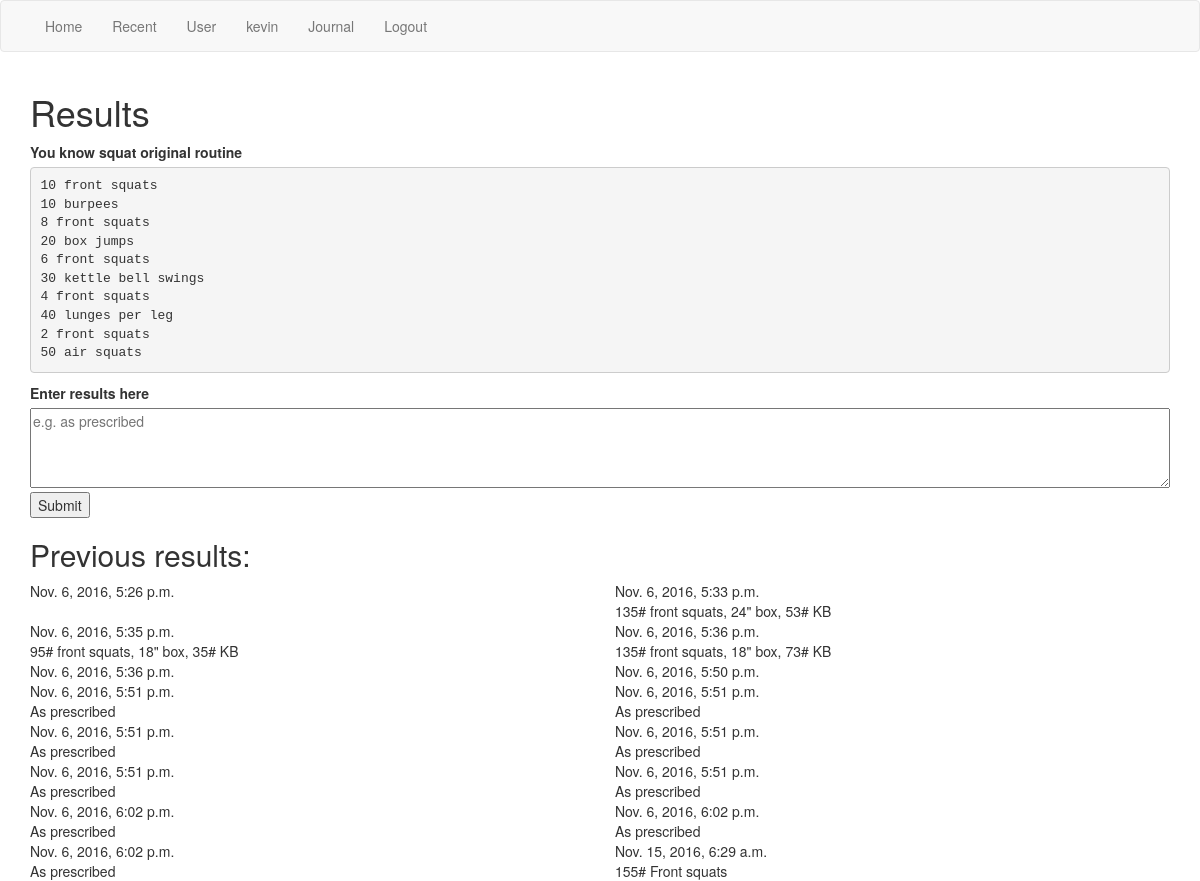
The app's page /workouts/25/results/ (signed in), older data.
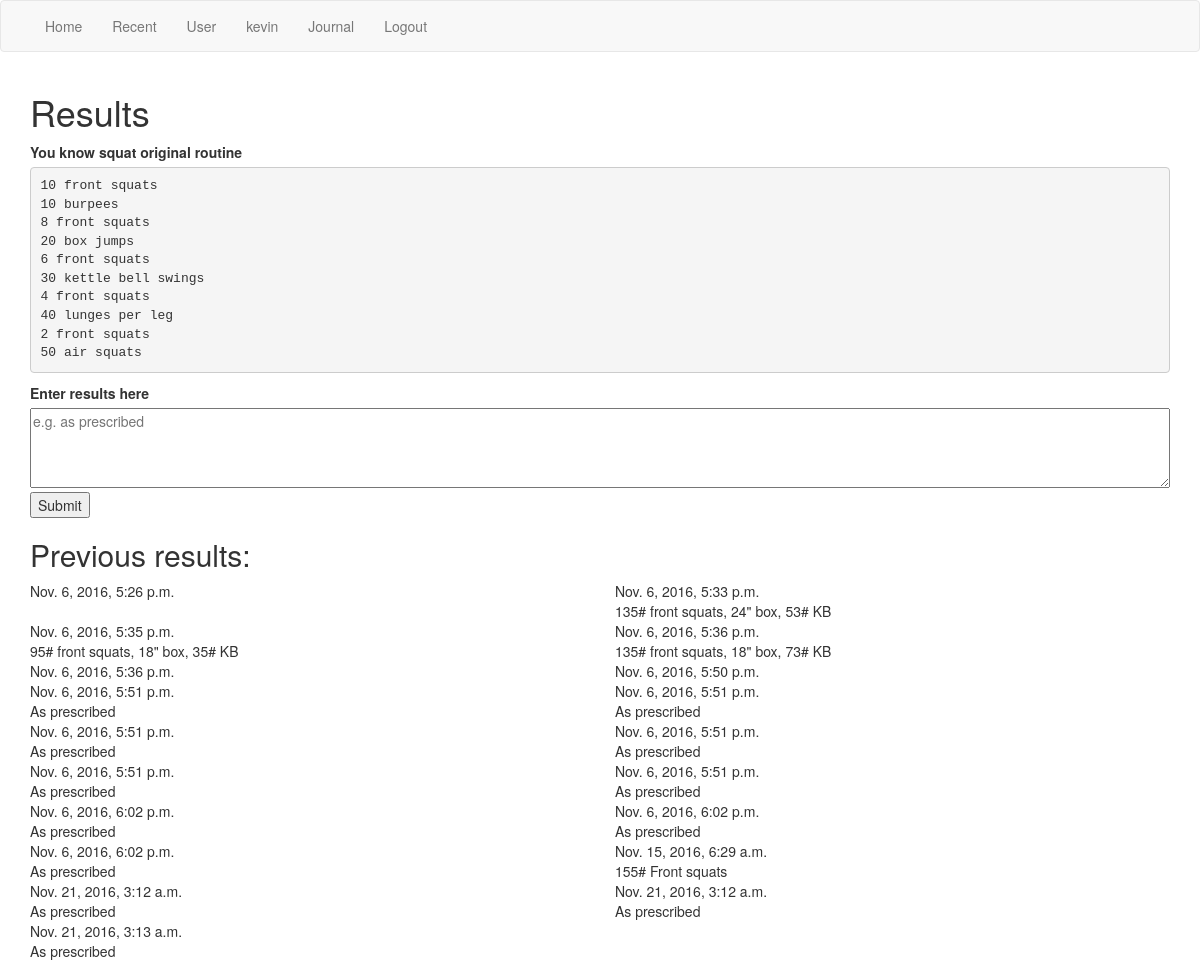
The same page, newer data.
### workouts/models.py (models this page shows, shortened)
class Results(models.Model):
  journal_entry = models.ForeignKey(Journal, on_delete=models.CASCADE)
  results_text = models.TextField(max_length=1000)
  completed_date = models.DateTimeField(default=timezone.now)

### workouts/views.py (the view)
# urls.py: url(r'^(?P<routine_id>[0-9]+)/results/$', views.results, name='results'),
@login_required()
def results(request, routine_id):
  routine = get_object_or_404(Routine, pk=routine_id)
  entry = Journal.objects.filter(user=request.user, routine__id=routine_id).get()
  params = dict(routine=routine, results=entry.results_set.all())
  if request.method == "POST":
    results_text = request.POST.get("results_text")
    if not results_text:
      results_text = "As prescribed"
    entry.results_set.create(results_text=results_text)
    params['record_results_success'] = "Successfully recorded results"
    entry.completed_count = F('completed_count') + 1
    entry.save()
    return render(request, "workouts/results.html", params)
  else:
    return render(request, "workouts/results.html", params)

### workouts/templates/workouts/results.html (shortened to what this page needs)
{% extends "./base.html" %}
{% block content %}
<div>
  <h1>{% block title %}Results{% endblock %}</h1>
</div>
<form method="post">
  <div class="row">
    <div class="col-md-12">
      <label for="routine_text">{{ routine.routine_title }} original routine</label>
      <pre id="routine_text">{{ routine.routine_text }}</pre>
    </div>
    <div class="col-md-12">
      <label for="results_text">Enter results here</label>
      <textarea id="results_text" name="results_text" placeholder="e.g. as prescribed"></textarea>
      <input type="submit" value="Submit"/>
    </div>
  </div>
  <div class="row">
    <div class="col-md-12">
      <h2>Previous results:</h2>
    </div>
    {% if results %}
      {% for r in results %}
        <div class="col-md-6">
          <div>{{ r.completed_date }}</div>
          <div>{{ r.results_text }}</div>
        </div>
      {% endfor %}
    {% else %}
      <div class="col-md-6">None</div>
    {% endif %}
  </div>
</form>
{% endblock %}

Row changes from the older to the newer data that the page shows:
added Results: completed_date "Nov. 21, 2016, 3:12 a.m.", results_text "As prescribed"
added Results: completed_date "Nov. 21, 2016, 3:12 a.m.", results_text "As prescribed"
added Results: completed_date "Nov. 21, 2016, 3:13 a.m.", results_text "As prescribed"
